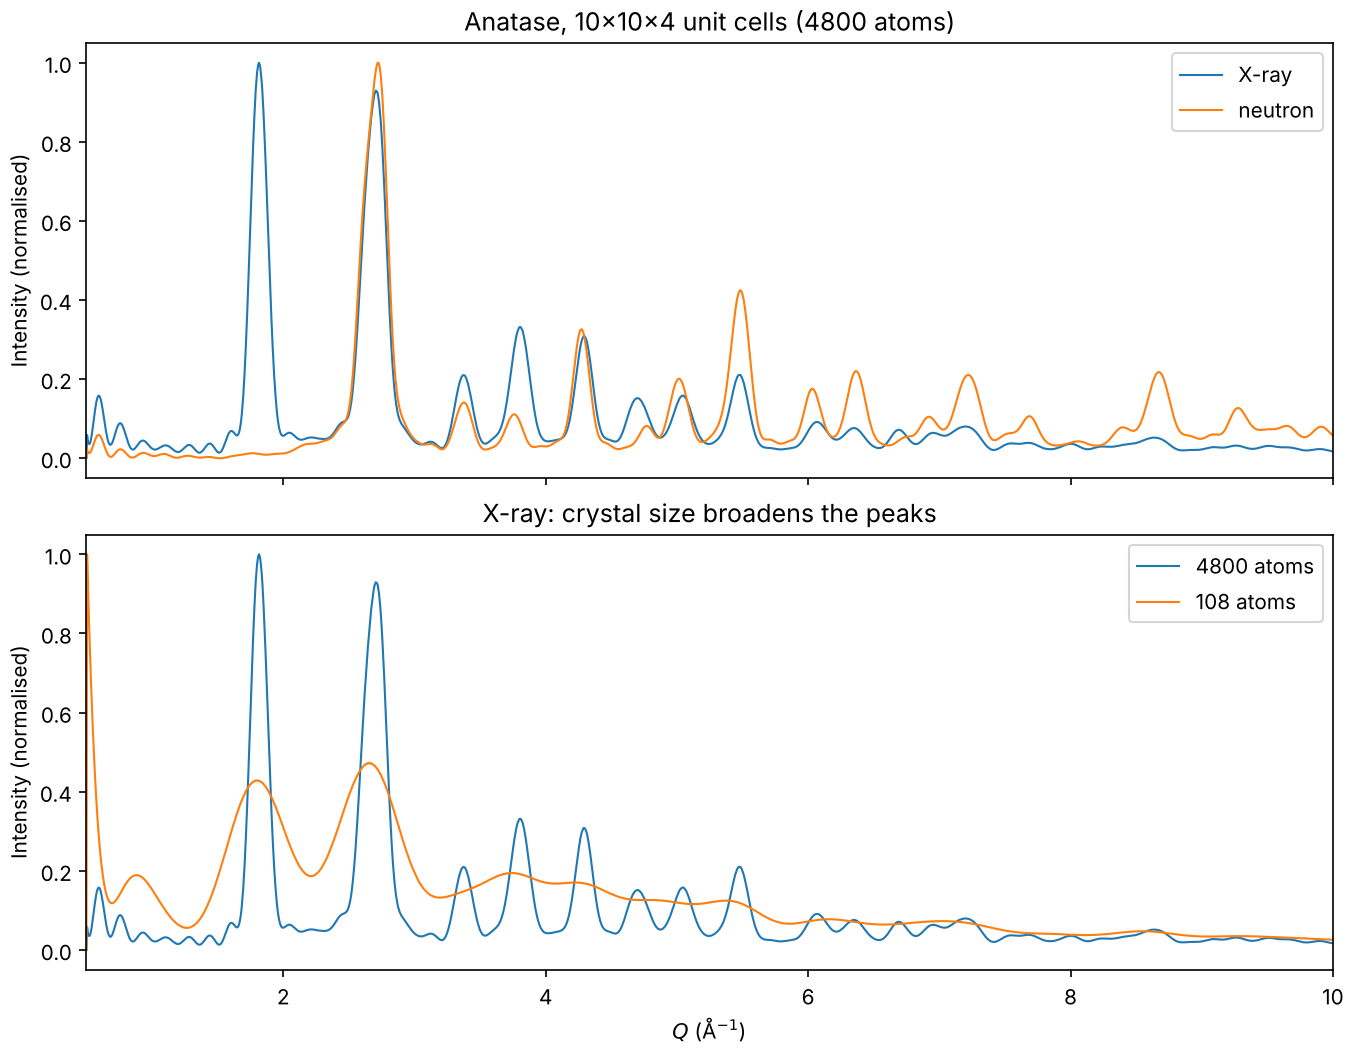

Write Python code to recreate this figure.
"""Demo: read a CIF, calculate powder patterns with DISCUS, plot with matplotlib.

    DIFFUSE_PYTHON_PATH=<build>/python PYTHONPATH=python \\
        python3 python/examples/powder_demo.py [--show] [--out powder_demo.png]

The structure is anatase (TiO2), COD entry 1010942 (anatase.cif here).
"""

import argparse
import time
from pathlib import Path

import matplotlib.pyplot as plt

import diffuse as dc

HERE = Path(__file__).resolve().parent


def main():
    parser = argparse.ArgumentParser(description=__doc__.splitlines()[0])
    parser.add_argument("--cif", default=HERE / "anatase.cif", type=Path)
    parser.add_argument("--out", default="powder_demo.png", type=Path)
    parser.add_argument("--show", action="store_true", help="open a plot window")
    args = parser.parse_args()

    # 1. Read the structure: DISCUS applies the space group and builds a supercell
    crystal = dc.read_structure(args.cif, supercell=(10, 10, 4))
    print(crystal)

    # 2. Powder patterns: X-rays and neutrons, Debye equation
    t0 = time.perf_counter()
    xray = dc.powder(crystal, qmin=0.5, qmax=10, dq=0.005, radiation="xray")
    neutron = dc.powder(crystal, qmin=0.5, qmax=10, dq=0.005, radiation="neutron")
    print(f"two patterns of {len(xray.q)} points in {time.perf_counter() - t0:.2f} s")

    # 3. Finite-size broadening: the same structure as a much smaller crystal
    small = dc.read_structure(args.cif, supercell=(3, 3, 1))
    xray_small = dc.powder(small, qmin=0.5, qmax=10, dq=0.005, radiation="xray")

    # 4. Plot: these are plain NumPy arrays, so any plotting library works
    fig, (top, bottom) = plt.subplots(2, 1, figsize=(9, 7), sharex=True,
                                      constrained_layout=True)
    top.plot(xray.q, xray.intensity / xray.intensity.max(), lw=1, label="X-ray")
    top.plot(neutron.q, neutron.intensity / neutron.intensity.max(), lw=1, label="neutron")
    top.set_title(f"Anatase, {crystal.supercell[0]}×{crystal.supercell[1]}×"
                  f"{crystal.supercell[2]} unit cells ({crystal.natoms} atoms)")
    top.set_ylabel("Intensity (normalised)")
    top.legend()

    for p, label in ((xray, f"{crystal.natoms} atoms"), (xray_small, f"{small.natoms} atoms")):
        bottom.plot(p.q, p.intensity / p.intensity.max(), lw=1, label=label)
    bottom.set_title("X-ray: crystal size broadens the peaks")
    bottom.set_xlabel(r"$Q$ (Å$^{-1}$)")
    bottom.set_ylabel("Intensity (normalised)")
    bottom.set_xlim(xray.q[0], xray.q[-1])
    bottom.legend()

    fig.savefig(args.out, dpi=150)
    print(f"plot written to {args.out}")
    if args.show:
        plt.show()


if __name__ == "__main__":
    main()
